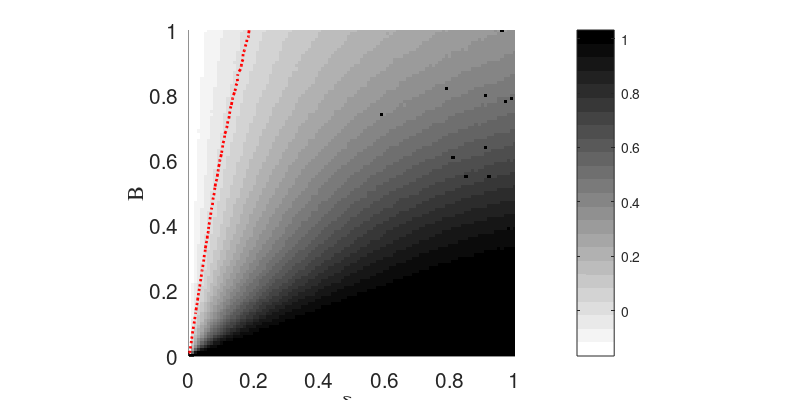
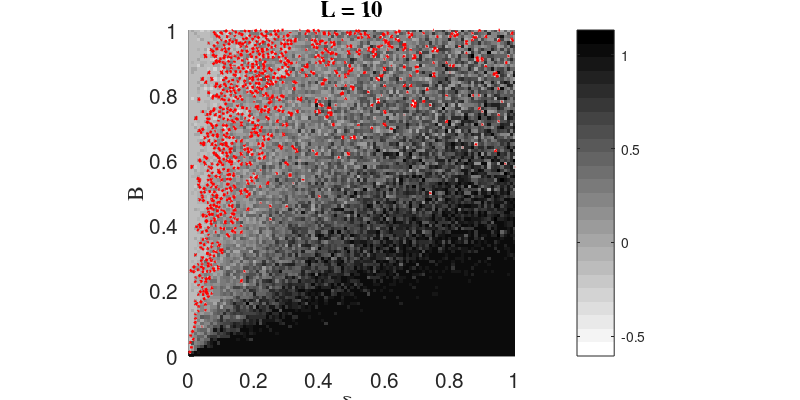
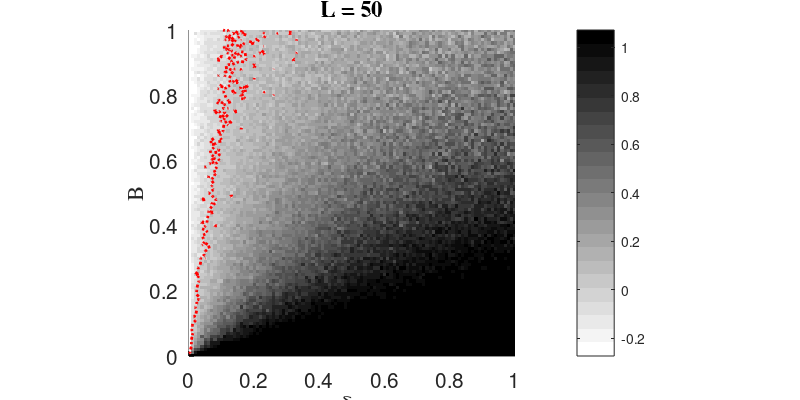
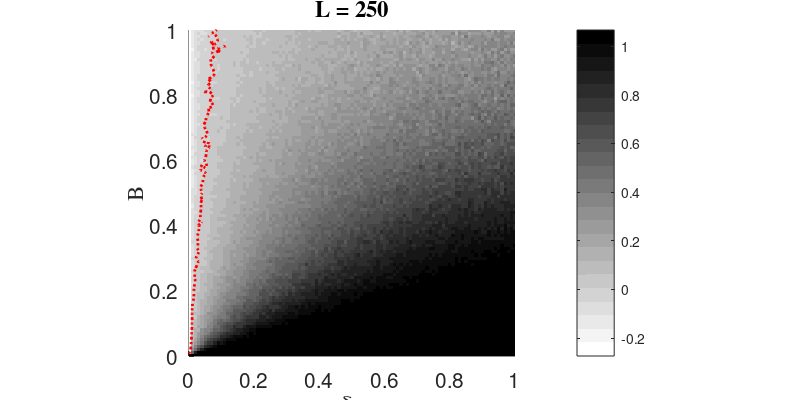

These charts were generated, in order, by the following MATLAB code:
% mean plot
load ./SimpleRIExample_10000samp.mat

data = leans_nmean;

% full color plot
figure('Units', 'inches', ...
'Position', [0 0 8 4],...
'PaperPositionMode','auto');

hold on;
cmap = colormap(flipud(gray(24)));

hImage1 = imagesc(xytol,B,data);
set(gca,'YDir','normal');
hold on;
 
[hCont2,hH2] = contour(xytol,B,data,...
             [0.0 0.0],':r','LineWidth',2);
% clabel(hCont2,hH2,'FontName','Times','FontSize', 15,'Color','r');         
         
xlim([0 1]);
ylim([0 1]);
axis square;
% 
% caxis([-0.8 0.8]);
cbar = colorbar();
set(cbar,'Visible','on');

hXLabel = xlabel('\delta_y');
hYLabel = ylabel('B');

set([hXLabel, hYLabel],'FontName','Times');
set([hXLabel, hYLabel],'FontSize', 15);

hSubtitle = title('');
set(hSubtitle,'FontName','Times');
set(hSubtitle,'FontSize', 15);
set(gca,'fontsize',15);

hold off;
print -depsc2 ./SimpleIRexample_plot.eps
close;

% different library length plot
clear all
load ./SimpleRIExample_Ldiff.mat

figure('Units', 'inches', ...
'Position', [0 0 8 4],...
'PaperPositionMode','auto');

hold on;
cmap = colormap(flipud(gray(24)));

hImage1 = imagesc(xytol,B,leans_stored10);
set(gca,'YDir','normal');
hold on;
 
[hCont2,hH2] = contour(xytol,B,leans_stored10,...
             [0.0 0.0],':r','LineWidth',2);
% clabel(hCont2,hH2,'FontName','Times','FontSize', 15,'Color','r');         
         
xlim([0 1]);
ylim([0 1]);
axis square;
% 
% caxis([-0.8 0.8]);
cbar = colorbar();
set(cbar,'Visible','on');

hXLabel = xlabel('\delta_y');
hYLabel = ylabel('B');

set([hXLabel, hYLabel],'FontName','Times');
set([hXLabel, hYLabel],'FontSize', 15);

hSubtitle = title('L = 10');
set(hSubtitle,'FontName','Times');
set(hSubtitle,'FontSize', 15);
set(gca,'fontsize',15);

hold off;
print -depsc2 ./SimpleIRexample_diffLpart1.eps
close;

figure('Units', 'inches', ...
'Position', [0 0 8 4],...
'PaperPositionMode','auto');

hold on;
cmap = colormap(flipud(gray(24)));

hImage1 = imagesc(xytol,B,leans_stored50);
set(gca,'YDir','normal');
hold on;
 
[hCont2,hH2] = contour(xytol,B,leans_stored50,...
             [0.0 0.0],':r','LineWidth',2);
% clabel(hCont2,hH2,'FontName','Times','FontSize', 15,'Color','r');         
         
xlim([0 1]);
ylim([0 1]);
axis square;
% 
% caxis([-0.8 0.8]);
cbar = colorbar();
set(cbar,'Visible','on');

hXLabel = xlabel('\delta_y');
hYLabel = ylabel('B');

set([hXLabel, hYLabel],'FontName','Times');
set([hXLabel, hYLabel],'FontSize', 15);

hSubtitle = title('L = 50');
set(hSubtitle,'FontName','Times');
set(hSubtitle,'FontSize', 15);
set(gca,'fontsize',15);

hold off;
print -depsc2 ./SimpleIRexample_diffLpart2.eps
close;

figure('Units', 'inches', ...
'Position', [0 0 8 4],...
'PaperPositionMode','auto');


hold on;
cmap = colormap(flipud(gray(24)));

hImage1 = imagesc(xytol,B,leans_stored250);
set(gca,'YDir','normal');
hold on;
 
[hCont2,hH2] = contour(xytol,B,leans_stored250,...
             [0.0 0.0],':r','LineWidth',2);
% clabel(hCont2,hH2,'FontName','Times','FontSize', 15,'Color','r');         
         
xlim([0 1]);
ylim([0 1]);
axis square;
% 
% caxis([-0.8 0.8]);
cbar = colorbar();
set(cbar,'Visible','on');

hXLabel = xlabel('\delta_y');
hYLabel = ylabel('B');

set([hXLabel, hYLabel],'FontName','Times');
set([hXLabel, hYLabel],'FontSize', 15);

hSubtitle = title('L = 250');
set(hSubtitle,'FontName','Times');
set(hSubtitle,'FontSize', 15);
set(gca,'fontsize',15);

hold off;
print -depsc2 ./SimpleIRexample_diffLpart3.eps
close;

figure('Units', 'inches', ...
'Position', [0 0 8 4],...
'PaperPositionMode','auto');

hold on;
cmap = colormap(flipud(gray(24)));

hImage1 = imagesc(xytol,B,leans_stored1750);
set(gca,'YDir','normal');
hold on;
 
[hCont2,hH2] = contour(xytol,B,leans_stored1750,...
             [0.0 0.0],':r','LineWidth',2);
% clabel(hCont2,hH2,'FontName','Times','FontSize', 15,'Color','r');         
         
xlim([0 1]);
ylim([0 1]);
axis square;
% 
% caxis([-0.8 0.8]);
cbar = colorbar();
set(cbar,'Visible','on');

hXLabel = xlabel('\delta_y');
hYLabel = ylabel('B');

set([hXLabel, hYLabel],'FontName','Times');
set([hXLabel, hYLabel],'FontSize', 15);

hSubtitle = title('L = 1750');
set(hSubtitle,'FontName','Times');
set(hSubtitle,'FontSize', 15);
set(gca,'fontsize',15);

hold off;
print -depsc2 ./SimpleIRexample_diffLpart4.eps
close;

% B = xytol plotting
tempX = zeros(1,length(B));
tempPnts = zeros(4,length(B));

for iter = 1:1:length(B),
    tempX(1,iter) = B(iter);
    tempPnts(1,iter) = leans_stored10(iter,iter);
    tempPnts(2,iter) = leans_stored50(iter,iter);
    tempPnts(3,iter) = leans_stored250(iter,iter);
    tempPnts(4,iter) = leans_stored1750(iter,iter);
end;

figure('Units', 'inches', ...
'Position', [0 0 8 4],...
'PaperPositionMode','auto');

hold on;

hplt = plot(tempX,tempPnts(1,:),'k.',tempX,tempPnts(2,:),'kx',...
            tempX,tempPnts(3,:),'ko',tempX,tempPnts(4,:),'kv',...
            'MarkerSize',5);
grid on;

hXLabel = xlabel('B = \delta_y');
hYLabel = ylabel('\lambda');

set([hXLabel, hYLabel],'FontName','Times');
set([hXLabel, hYLabel],'FontSize', 15);

legend('L = 10','L = 50', 'L = 250', 'L = 1750');

% set(hSubtitle,'FontName','Times');
% set(hSubtitle,'FontSize', 15);
set(gca,'fontsize',15);

hold off;
print -depsc2 ./SimpleIRexample_Bxytol.eps
close;

% lag stem plot
load ./SimpleRIExample_lagsN025.mat
leans_keepN = leans_keep;

load ./SimpleRIExample_lags.mat

templag = length(lag);
tempxcors = nan(templag+1,1);
tempaxcors = nan(templag+1,1);
tempaycors = nan(templag+1,1);
for iter = 0:1:templag,
    tempxcors(iter+1,1) = corr(x(1,1:end-iter)',y(1,1+iter:end)');
    tempaxcors(iter+1,1) = corr(x(1,1:end-iter)',x(1,1+iter:end)');
    tempaycors(iter+1,1) = corr(y(1,1:end-iter)',y(1,1+iter:end)');
end;

figure('Units', 'inches', ...
'Position', [0 0 8 4],...
'PaperPositionMode','auto');

hold on;

hplt = stem(lag,leans_keep,'b','MarkerSize',5);
% hpltN = stem(lag,leans_keepN,'r','MarkerSize',5);
% hplt2 = stem(1:1:templag,tempaxcors(2:end),'g','MarkerSize',5);
% hplt3 = stem(1:1:templag,tempaycors(2:end),'g','MarkerSize',5);

grid on;
xlim([0 templag]);
% set(gca,'yscal','log');

hXLabel = xlabel('l (lag)');
hYLabel = ylabel('magnitude (unitless)');

set([hXLabel, hYLabel],'FontName','Times');
set([hXLabel, hYLabel],'FontSize', 15);

% legend('\lambda (B = 0)','\lambda (B = 0.25) ' )

% set(hSubtitle,'FontName','Times');
% set(hSubtitle,'FontSize', 15);
set(gca,'fontsize',15);

hold off;
print -depsc2 ./SimpleIRexample_difflags.eps
close;

% lagged cross cor plot
% figure('Units', 'inches', ...
% 'Position', [0 0 8 4],...
% 'PaperPositionMode','auto');
% 
% hold on;
% 
% hplt = stem(0:1:templag,tempxcors,'MarkerSize',5);
% grid on;
% 
% hXLabel = xlabel('l');
% hYLabel = ylabel('c');
% 
% set([hXLabel, hYLabel],'FontName','Times');
% set([hXLabel, hYLabel],'FontSize', 15);
% 
% % set(hSubtitle,'FontName','Times');
% % set(hSubtitle,'FontSize', 15);
% set(gca,'fontsize',15);
% 
% hold off;
% print -depsc2 ./SimpleIRexample_lagcorr.eps
% close;